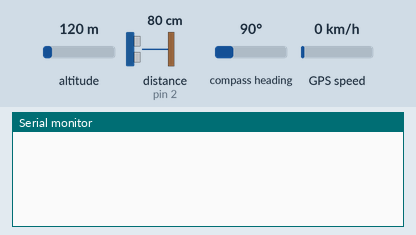
The sketch below on a simulated Arduino Uno, built with avr-gcc and run on an emulated ATmega328P. Shown: the last lines printed to the serial monitor. Inputs (shaded band) come from the test bench; at power-on: altitude 120 m, distance to the obstacle (sensor on pin 2) 80 cm, compass heading 90°, GPS speed 0 km/h. The echo pulse lasts 58.3 µs per cm; the GPS gets a fix after 3 s at 37.7749, -122.4194 with 8 satellites.

Above: at 1.2 s.
1.3 s: altitude set to 20 m
At 3.4 s:
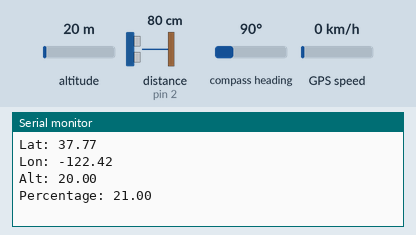
4.5 s: distance to the obstacle (sensor on pin 2) set to 2 cm
At 5.7 s:
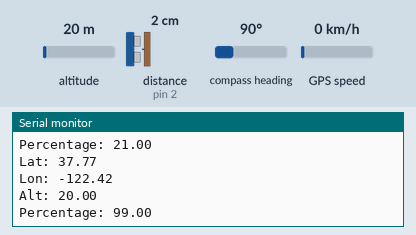
6.0 s: altitude set to 250 m
At 7.1 s:
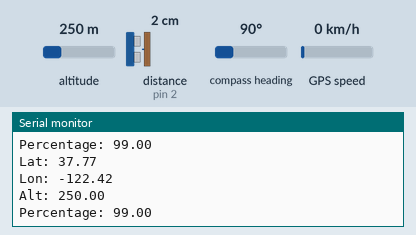
7.5 s: distance to the obstacle (sensor on pin 2) set to 4 cm
At 8.3 s:
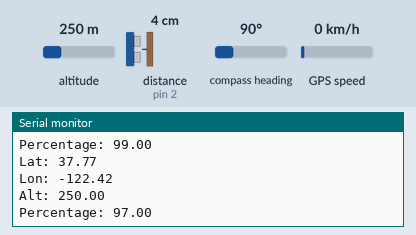
Timing chart, 0 to 10.0 s (numbered marks = the images above; inputs shaded):
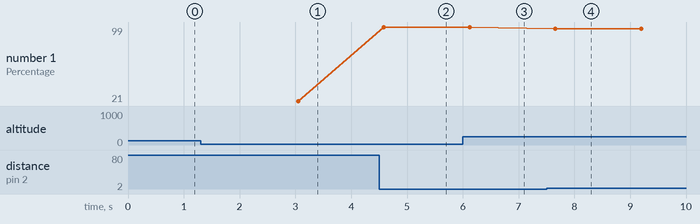

The sketch:

sketch_iot.ino
```cpp
#include <ArduinoJson.h>
#include <string.h>
#include "Adafruit_Keypad.h"
#include <TinyGPS++.h>

#include <AltSoftSerial.h>

#define USONIC_PING 3
#define USONIC_ECHO 2
#define H_LEN 4
const byte ROWS = 4;
const byte COLS = 3;
char keys[ROWS][COLS] = {
  {'1','2','3'},
  {'4','5','6'},
  {'7','8','9'},
  {'*','0','#'}
};

enum MODE { CONFIG = 0, RUNNING = 1, FAILED = 2 } mode;

byte rowPins[ROWS] = {11,10,9,8};
byte colPins[COLS] = {4,5,6};

Adafruit_Keypad  customKeypad = Adafruit_Keypad (makeKeymap(keys), rowPins, colPins, ROWS,COLS);

byte idx_read = 0;
char BUFF_HEIGHT[H_LEN];
const double TOTAL_HEIGHT = 100.0;
double percentage = 0.0;
bool up = false;

long duration, inches, cm;

TinyGPSPlus gps;
AltSoftSerial SoftSerial;

struct {
  double lati = 0.0;
  double lon = 0.0;
  double alt = 0.0;
  double percentage = -1.0;
} infoStruct;

void setup() {
  mode = RUNNING;
  BUFF_HEIGHT[3] = '\0';
  SoftSerial.begin(9600);
  Serial.begin(38400);
  customKeypad.begin();
}


void loop() {
  switch(mode){
    case CONFIG:
      // keypad configuration
      break;
    case RUNNING:
      displayInfo();
      triggerSignal();

      if (infoStruct.lati != 0.0 && infoStruct.lon != 0.0 && infoStruct.alt != 0.0 && (infoStruct.percentage >= 0.0)) {
        Serial.print("Lat: ");
        Serial.println(infoStruct.lati);
        Serial.print("Lon: ");
        Serial.println(infoStruct.lon);
        Serial.print("Alt: ");
        Serial.println(infoStruct.alt);
        Serial.print("Percentage: ");
        Serial.println(infoStruct.percentage);
        Serial.println();
        Serial.println();
        delay(1500);
      }
      break;
    case FAILED:
      break;
  }
}

void read_height() {
  customKeypad.tick();
  while(customKeypad.available()){
    keypadEvent e = customKeypad.read();

    if(e.bit.EVENT == KEY_JUST_PRESSED) {
      BUFF_HEIGHT[idx_read] = (char)e.bit.KEY;
      idx_read++;
    }
    if(idx_read >= 3){
      mode = RUNNING;
      idx_read = 0;
    }
  }
  Serial.println(BUFF_HEIGHT);
  delay(10);
}


void triggerSignal() {
  pinMode(USONIC_PING, OUTPUT);
  digitalWrite(USONIC_PING, LOW);
  delayMicroseconds(2);
  digitalWrite(USONIC_PING, HIGH);
  delayMicroseconds(10);
  digitalWrite(USONIC_PING, LOW);
  pinMode(USONIC_ECHO, INPUT);
  duration = pulseIn(USONIC_ECHO, HIGH);
  cm = microsecondsToCentimeters(duration);
  percentage= (1.0 - cm/TOTAL_HEIGHT)*100.0;
  if(percentage < 0.0){
    infoStruct.percentage = 0.0;
  } else {
    infoStruct.percentage = percentage;
  }
  //infoStruct.percentage = percentage < 0.0? 0.0: percentage;
  // Serial.println(infoStruct.percentage);
  // Serial.print("Percentage: ");
  // Serial.print(percentage < 0.0? 0.0: percentage );
  //infoStruct.percentage = percentage;
  //Serial.print("%");
  // Serial.println();
}

void displayInfo() {

  while (SoftSerial.available() > 0) {

    if (gps.encode(SoftSerial.read())) {

      if (gps.location.isValid()) {
        infoStruct.lati = gps.location.lat();
        infoStruct.lon = gps.location.lng();
      }


      if (gps.altitude.isValid()) {
        infoStruct.alt = gps.altitude.meters();
      }

    }
  }

}


long microsecondsToCentimeters(long microseconds){
  return microseconds * 0.034 / 2;
}
```

Measured:
- after the input at 1.3 s, the serial monitor: prints a new line after 1.7 s (image 1)
- after the input at 4.5 s, the serial monitor: prints a new line after 0.09 s (image 2)
- after the input at 6.0 s, the serial monitor: prints a new line after 0.12 s (image 3)
- after the input at 7.5 s, the serial monitor: prints a new line after 0.16 s (image 4)
- plotted number 1: 21 → 99 after the input at 4.5 s, 99 → 97 after the input at 7.5 s
